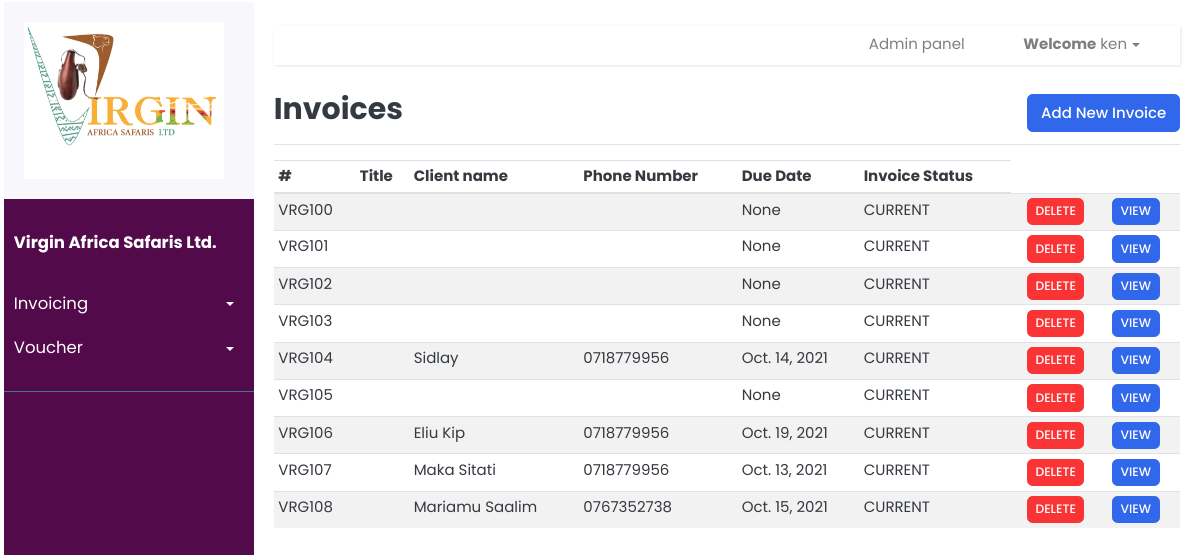
Before: /invoices/ (signed in) with the older database file.
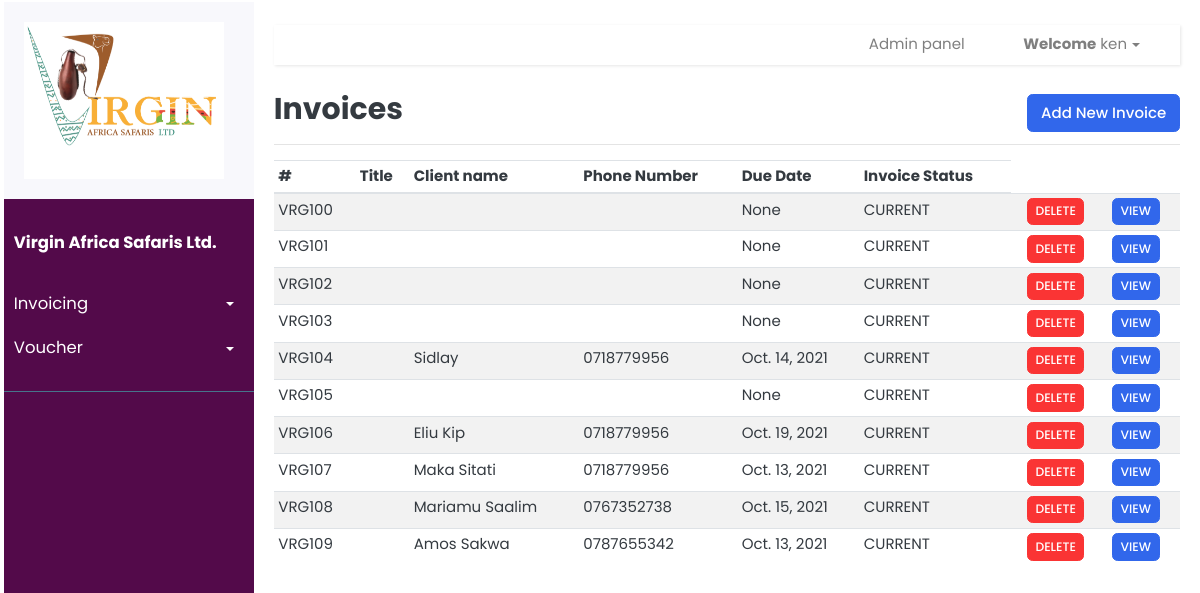
After: the same page with the newer database file.
### invoice/models.py (models this page shows, shortened)
class Invoice(models.Model):
	TERMS = [
	('Immediate','Immediate'),
	('15 days', '15 days'),
	('30 days', '30 days'),
	]
	STATUS = [
	('CURRENT', 'CURRENT'),
	('EMAIL_SENT', 'EMAIL_SENT'),
	('OVERDUE', 'OVERDUE'),
	('PAID', 'PAID'),
	]
	number = models.CharField(null=False,default=increment_invoice_number, blank=False, max_length=100, unique=True)
	dueDate = models.DateField(null=True, blank=True)
	paymentTerms = models.CharField(choices=TERMS, default='15 days', max_length=100)
	status = models.CharField(choices=STATUS, default='CURRENT', max_length=100)
	description = models.TextField(null=True, blank=True,max_length=500)
	istaxable = models.BooleanField()
	client = models.ForeignKey(Client, blank=True, null=True, on_delete=models.SET_NULL)
	uniqueId = models.CharField(null=True, blank=True, max_length=100)
	slug = models.SlugField(max_length=500, unique=True, blank=True, null=True)
	date_created = models.DateTimeField(blank=True, null=True)
	last_updated = models.DateTimeField(blank=True, null=True)

class Client(models.Model):
	CITIES = [
	('Mombasa', 'Mombasa'),
	('Nairobi', 'Nairobi'),
	('Kitale', 'Kitale'),
	('Nakuru', 'Nakuru')
	]
	clientName = models.CharField(null=True, blank=True, max_length=200)
	address = models.CharField(null=True, blank=True, max_length=200)
	city = models.CharField(choices=CITIES, blank=True, max_length=100)
	postalCode = models.CharField(null=True, blank=True, max_length=10)
	phoneNumber = models.CharField(null=True, blank=True, max_length=100)
	emailAddress = models.CharField(null=True, blank=True, max_length=100)
	uniqueId = models.CharField(null=True, blank=True, max_length=100)
	slug = models.SlugField(max_length=500, unique=True, blank=True, null=True)
	date_created = models.DateTimeField(blank=True, null=True)
	last_updated = models.DateTimeField(blank=True, null=True)

### invoice/views.py (the view)
# urls.py: path("invoices/", invoice_views.view_invoices, name="view-invoices" ),
@login_required
def view_invoices(request):
	context = {}
	invoices = Invoice.objects.all()
	context['invoices'] = invoices
	return render(request, 'invoice/invoices.html', context)

### templates/invoice/invoices.html (shortened to what this page needs)
{% extends 'index.html' %} {% load static %} {% load crispy_forms_tags %}
 {% block content %}
<div
  class="
    d-flex
    justify-content-between
    flex-wrap flex-md-nowrap
    align-items-center
    pt-3
    pb-2
    mb-3
    border-bottom
  "
>
  <h1 class="h2">Invoices</h1>
  <div class="btn-toolbar mb-2 mb-md-0">
    <div class="btn-group me-2">
      <a href="{% url 'create-invoice' %}"
        ><button type="button" class="btn btn-primary">
          Add New Invoice
        </button></a
      >
    </div>
  </div>
</div>
{% if invoices|length > 0 %}
<div class="table-responsive">
  <table class="table table-striped table-sm table-hover">
    <thead>
      <tr>
        <th>#</th>
        <th>Title</th>
        <th>Client name</th>
        <th>Phone Number</th>
        <th>Due Date</th>
        <th>Invoice Status</th>
      </tr>
    </thead>
    <tbody>
      {% for invoice in invoices %}
      <tr onclick="getElementById('edit-1').click()" style="cursor: pointer">
        <td>{{invoice.number}}</td>
        <td>{{invoice.title}}</td>
        <td>{{invoice.client.clientName}}</td>
        <td>{{invoice.client.phoneNumber}}</td>
        <td>{{invoice.dueDate}}</td>
        <td>{{invoice.status}}</td>
        <td>
        </td>
        <td>
          <a href="#"><button class="btn btn-danger btn-sm">DELETE</button></a>
        </td>
        <td>
          <a href="{% url 'create-build-invoice' invoice.slug %}"
            ><button class="btn btn-primary btn-sm">VIEW</button></a
          >
        </td>
      </tr>
      {% endfor %}
    </tbody>
  </table>
</div>
{% endif %} {% endblock %}

Changed rows visible on the page:
added Invoice: number "VRG109", client.clientName "Amos Sakwa", client.phoneNumber "0787655342", dueDate "Oct. 13, 2021", status "CURRENT"
